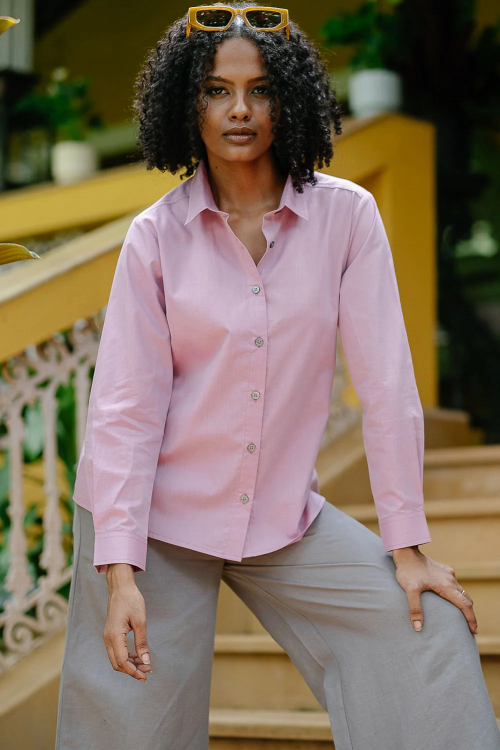
#> input picture data/sample/shirt/shirt1.webp, 1000 x 1500 px (shown at 1/2 size)
$ jupyter execute 16_cropper.ipynb
#> lines starting #> are read from the running program, lines starting #| are printed output that depends on the picture
#> further down, image is the input picture: PIL image 1000x1500 RGB; mean R, G, B 128.5, 112.1, 95.7
### src/preprocessing/cropper.py
"""
cropper.py

Utility for cropping garments
from Fashionpedia images.
"""

from pathlib import Path

from PIL import Image

class GarmentCropper:

    def __init__(self, output_size=(224, 224)):
        self.output_size = output_size

    def crop(
        self,
        image,
        bbox,
        padding=0.15
    ):

#> called with padding = 0.15
        x, y, w, h = bbox

        pad_x = w * padding
        pad_y = h * padding

        left = max(0, x - pad_x)
        top = max(0, y - pad_y)

        right = min(image.width, x + w + pad_x)
#> right = 257
        bottom = min(image.height, y + h + pad_y)
#> bottom = 293

        cropped = image.crop(
            (
                int(left),
                int(top),
                int(right),
                int(bottom)
            )
        )
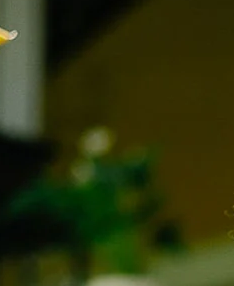
#> cropped: PIL image 234x286 RGB; mean R, G, B 44.9, 50.5, 12.5

        return cropped.resize(self.output_size)
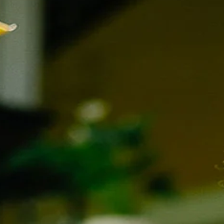
#> returned value: PIL image 224x224 RGB; mean R, G, B 44.9, 50.5, 12.5

    def save(
        self,
        image: Image.Image,
        save_path: Path
    ):

        save_path.parent.mkdir(
            parents=True,
            exist_ok=True
        )

        image.save(save_path)

### notebooks/16_cropper.ipynb
[cell 1]
from pathlib import Path
import sys

PROJECT_ROOT = Path.cwd().parent
sys.path.append(str(PROJECT_ROOT))

[cell 2]
from PIL import Image

from src.preprocessing.cropper import GarmentCropper

[cell 3]
image = Image.open("../data/sample/shirt/shirt1.webp")
image

[cell 4]
cropper = GarmentCropper()

bbox = [
    50,
    40,
    180,
    220
]

cropped = cropper.crop(
    image,
    bbox
)

cropped

[cell 5]
from pathlib import Path

cropper.save(
    cropped,
    Path("../data/processed/test_crop.jpg")
)
